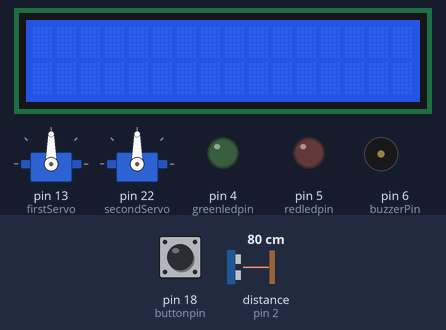
This program was run on a simulated Arduino Mega 2560, built with avr-gcc and run on an emulated ATmega2560. Shown: 16×2 character LCD, 2 × servo, output pins drawn as LEDs (lit = HIGH), buzzer (waves = sounding). The inputs (shaded band) are chosen by the test bench; at power-on: pin 18 (buttonpin) LOW, distance to the obstacle (sensor on pin 2) 80 cm. The echo pulse lasts 58.3 µs per cm; random numbers use the default seed unless the program sets one; pins used as bus, display or sensor lines are not drawn; what the program prints to the serial monitor is not drawn.

Above: at 1.2 s.
1.3 s: pin 18 (buttonpin) pulled HIGH for 0.15 s
At 2.8 s:
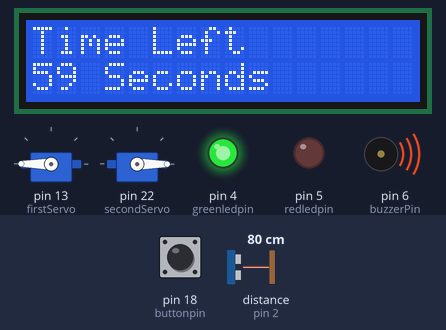
4.4 s: distance to the obstacle (sensor on pin 2) set to 73 cm
At 5.7 s:
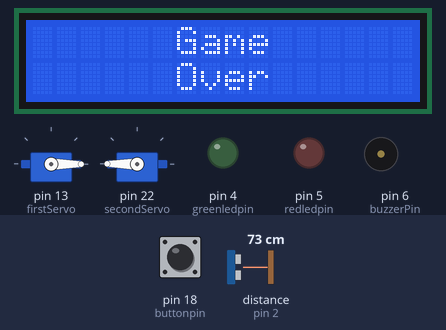
6.1 s: pin 18 (buttonpin) pulled HIGH for 1 s
At 7.8 s:
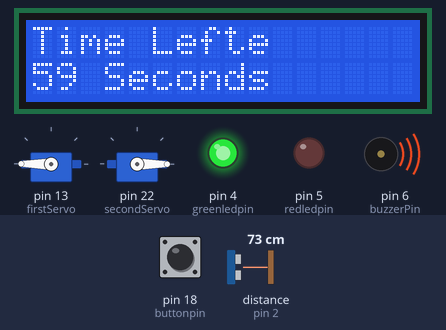
9.5 s: distance to the obstacle (sensor on pin 2) set to 66 cm
At 10.6 s:
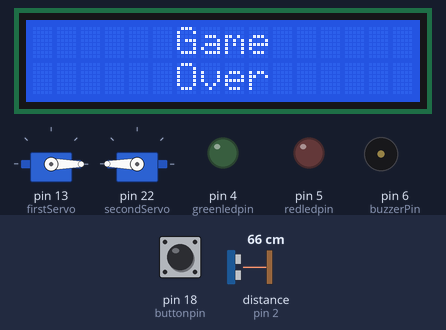
Timing chart, 0 to 12.1 s (numbered marks = the images above; inputs shaded):
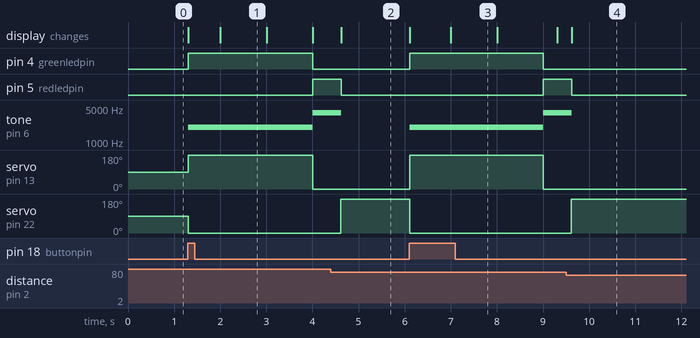

The program:

main.cpp
```cpp
#include <Arduino.h>
#include <LiquidCrystal.h> // include the library code
#include <Servo.h>

//analog pins///////////////////////////////////////////////////////////////////

int potentiometer =0; //initialize analog pin 1 for potentiometer


//digital pins///////////////////////////////////////////////////////////////////////

int echoPin = 2;    // ECHO pin (ultrasonic sensor)
int trigPin = 3;    // TRIG pin (ultrasonic sensor)
int greenledpin=4; //initialize pin 4
int redledpin=5;// initialize pin 5
int buzzerPin=6;// select digital IO pin for the buzzer //9 or 10
int firstServo = 13; //first servor motor that has range sensor on top
int secondServo =22;//2nd servor motor that sweeps field when a player loses
int buttonpin=18; //button that starts the game

///Buzzer setup///////////////////////////////////////////////////////////////////
int buzzerFreq;
int buzzerPeriod;
int buzzerVal;


///LCD Pin set up/////////////////////////////////////////////////////////////////////////////
const int rs = 7, en = 8, d4 = 9, d5 = 10, d6 = 11, d7 = 12; // initialize the library by associating any needed LCD interface pin
LiquidCrystal lcd(rs, en, d4, d5, d6, d7); // with the arduino pin number it is connected to
int potVal = 0;

/// 1st servo variable set up//////////////////////////////////////////////////////////////////////
int firstMotorAngle;
int firstServoVal;// define val for 1st servo motor
int firstServoAngle; //define val that holds angle for 1st servo motor
Servo myFirstServo; //defines 1st servo variable name

///2nd servo variable set up////////////////////////////////////////////////////////////
int secondMotorAngle;
int secondServoVal;// define val for 1st servo motor
int secondServoAngle; //define val that holds angle for 1st servo motor
Servo mySecondServo; //defines 2nd servo variable name

///Sonic range sensor variable set up/////////////////////////////////////////////////////////////
float duration, distance_cm, distance_inch;// distance for the ultrasonic sensor
int prevDistance;
/// start button variable set up//////////////////////////////////////////////////////
int buttonVal;// define val of button

///game variable setup//////////////////////////////////////////////////////////////

int greenLight = 0;
int gameStart = 0;
int loseMode = 0;
int winMode = 0;
volatile int timeLeft = 60;
long greenTime;
long redTime;


volatile int toggleServo = 0;
volatile int servoTime = 0;
volatile int servoState = 0;
int ultrasonicFirstReading = 1;


void INT0_ISR(){ //interrupt for start of game (pin 18) button

  timeLeft = 60;
  gameStart = 1;
  loseMode = 0;
  winMode = 0;
  servoState = 180; //0-redlight, 180-greenlight
  greenLight = 1;
  servoTime = 0;
  int ultrasonicFirstReading = 1;
  greenTime = random(2,5); //initialize random green time duration
  redTime = random(2, 5);


}


void setup() {

  cli();

  TCCR1A = 0;
  TCCR1B = 0;
  TCNT1 = 0;

  OCR1A = 15624 /1;

  TCCR1B |= (1 << WGM12);
  TCCR1B |= (1 << CS12) | (0 << CS11)  | (1 << CS10);
  TIMSK1 |= (1 << OCIE1A);

  sei();

    Serial.begin(9600);// set baud rate at 9600

    lcd.begin(16, 2); // set up the LCD's number of columns and rows:
    myFirstServo.attach(firstServo);
    mySecondServo.attach(secondServo);

    pinMode(buttonpin, INPUT); // Set the button pin as an input


    pinMode(buzzerPin,OUTPUT);// set digital IO pin pattern, OUTPUT to be output(pin 8)
    pinMode(greenledpin, OUTPUT);// set green LED pin as "output"
    pinMode(redledpin,OUTPUT);// set red LED pin as “output”

    pinMode(trigPin, OUTPUT); // Configure the trigger pin as an output for ultrasonic sensor
    pinMode(echoPin, INPUT);  // Configure the echo pin as an input ultrasonic sensor

  attachInterrupt(digitalPinToInterrupt(buttonpin), INT0_ISR, RISING);

}


void LEDs(int LED_switch){

  if (LED_switch == 1){
    digitalWrite(greenledpin, HIGH);
    digitalWrite(redledpin, LOW);
  } else{
    digitalWrite(redledpin, HIGH);
    digitalWrite(greenledpin, LOW);


  }

}

void buzzer_noise(int noiseMode){

    if(noiseMode == 1){

      tone(buzzerPin, 2000);

    }
     else{

      tone(buzzerPin, 4000);

    }

}

void Ultrasonic() {

  digitalWrite(trigPin, LOW);
  delayMicroseconds(5);
  digitalWrite(trigPin, HIGH);
  delayMicroseconds(10);
  digitalWrite(trigPin, LOW);

  duration = pulseIn(echoPin, HIGH);


  distance_cm = (duration) / 58.2;


  Serial.print("Distance: ");
  Serial.print(distance_cm);
  Serial.println(" cm");

  if(myFirstServo.read() == 0){

    if (ultrasonicFirstReading == 1){
      ultrasonicFirstReading = 0;
      prevDistance = distance_cm;
    }
    else{


      if(distance_cm > (prevDistance + 2) || distance_cm < (prevDistance -2 )){
        Serial.println("You lost!");
         loseMode  = 1;
      }
      else if(distance_cm < 4){
        Serial.println("You Win! :(");
        winMode = 1;
      }

       prevDistance = distance_cm;

      Serial.print("PREVIOUS Distance: ");
      Serial.println(prevDistance);
    }
  }

}

void LCD_screen(){// Display the time left on the LCD


  if (timeLeft == 0 || loseMode == 1){
    lcd.setCursor(0, 0);
    lcd.print("      Game      ");
    lcd.setCursor(0, 1);
    lcd.print("      Over      ");
  }
   else if(winMode == 1){
     lcd.setCursor(0, 0);
    lcd.print("      YOU      ");
    lcd.setCursor(0, 1);
    lcd.print("      WIN      ");
   }

   else if (timeLeft >= 0){
     lcd.setCursor(0, 0);
     lcd.print("Time Left");
     lcd.setCursor(0, 1);
     lcd.print(timeLeft);
     lcd.print(" Seconds      ");
   }

}


void servo1(int servoMode) {


  int currentAngle = myFirstServo.read(); // myservo1.read();
  myFirstServo.write(servoMode);

}

void servo2(int loseMode) {

  if(loseMode == 0 || winMode ==1){
   mySecondServo.write(0);
  }
  else{
    mySecondServo.write(180);
  }

}


ISR(TIMER1_COMPA_vect){// interrupt game clock countdown (pin 19)  button

  if(timeLeft == 0){
    timeLeft = 0;
    loseMode = 1;
  }
  else{
     timeLeft --;
  }

  servoTime++;


  if(servoState==0){ //redlight phase where ultrasonic sensor faces player


      if(servoTime == greenTime){
        greenLight = 1;

        servoState = 180;// angle after 3 sec go back to greenlight


        servoTime = 0;

        redTime = random(2,5); //generate next random red time duration
      }
  }
  else{//greenlight phase where is turned away from sensor


      if (servoTime == redTime){
           greenLight = 0;

           ultrasonicFirstReading = 1;


        servoState = 0; //angle after 2 sec go back to redlight
        servoTime = 0;

        greenTime = random(2,5); //generate next random green time duration
      }
  }


}


void loop() {


  if (gameStart == 1){

    servo2(loseMode);

    LCD_screen();

      if(loseMode== 0 && winMode == 0){

        servo1(servoState);
        LEDs(greenLight);
        buzzer_noise(greenLight);

        if(greenLight == 0){


        delay(300);
        Ultrasonic();
        }

      }
    else{


    digitalWrite(redledpin, LOW);
    digitalWrite(greenledpin, LOW);
    noTone(buzzerPin);

  }
  }
 else{

  digitalWrite(redledpin, LOW);
  digitalWrite(greenledpin, LOW);
  noTone(buzzerPin); // Turn the buzzer off


}

}
```

Measured:
- the behaviour switches between 78 and 77 cm on distance to the obstacle (sensor on pin 2) (found by bisection; images 1 and 2)
- the behaviour switches between 71 and 70 cm on distance to the obstacle (sensor on pin 2) (found by bisection; images 3 and 4)
- after the input at 1.3 s, pin 4 (greenledpin): LOW → HIGH at once, → LOW 2.7 s later; pin 5 (redledpin): LOW → HIGH after 2.7 s
- after the input at 4.4 s, pin 5 (redledpin): HIGH → LOW after 0.22 s; tone on pin 6 (buzzerPin): 4000 Hz → silent after 0.22 s; servo on pin 22 (secondServo): 0° → 180° after 0.22 s
- after the input at 6.1 s, pin 4 (greenledpin): LOW → HIGH at once, → LOW 2.9 s later; pin 5 (redledpin): LOW → HIGH after 2.9 s
- after the input at 9.5 s, pin 5 (redledpin): HIGH → LOW after 0.12 s; tone on pin 6 (buzzerPin): 4000 Hz → silent after 0.12 s; servo on pin 22 (secondServo): 0° → 180° after 0.12 s
